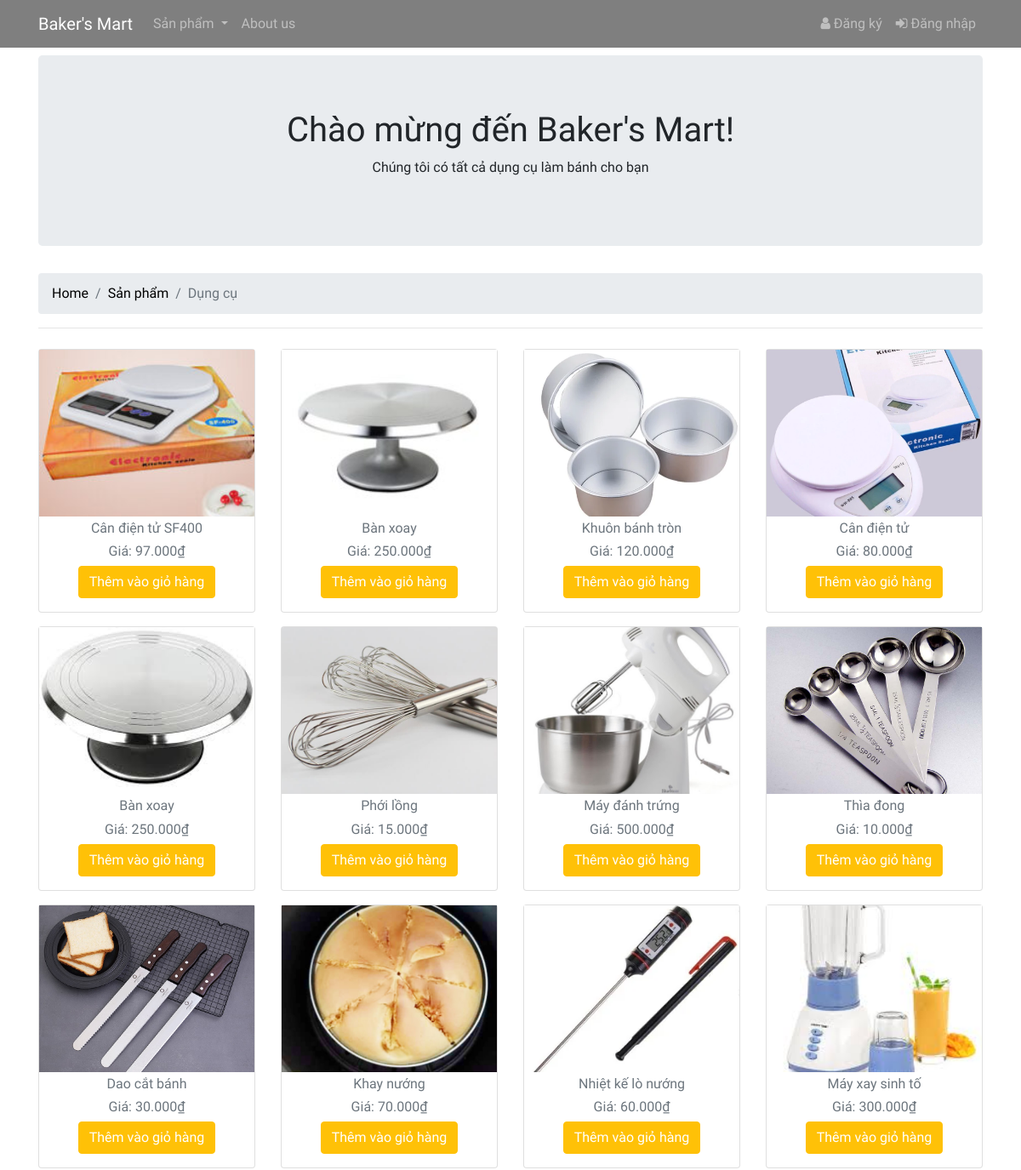
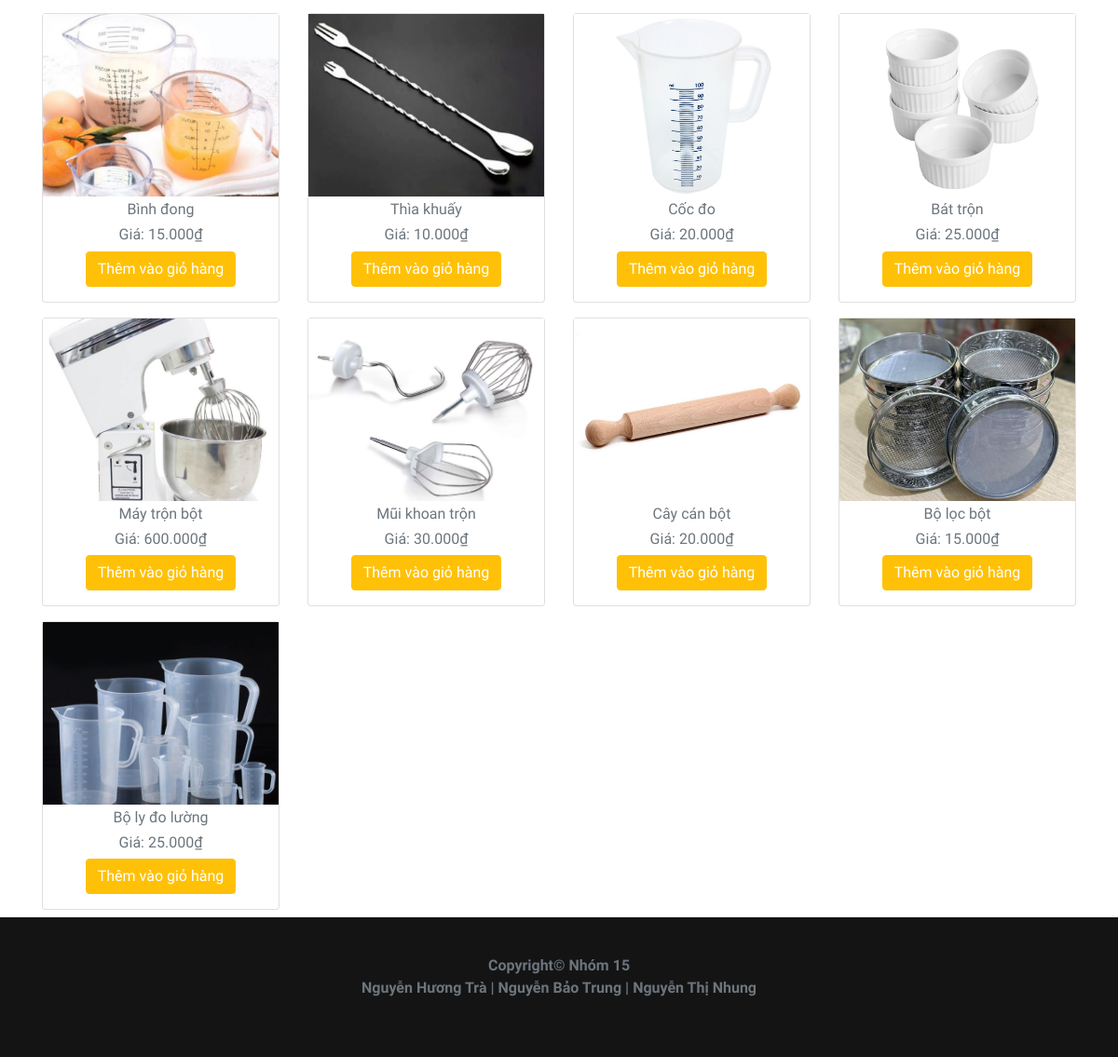
The app's page /category-tool.php with its own data (2 pictures, top to bottom).
### tables this page shows
CREATE TABLE `products` (
  `id` int(11) NOT NULL,
  `name` varchar(30) DEFAULT NULL,
  `motasanpham` varchar(500) NOT NULL,
  `soluong` int(5) NOT NULL,
  `price` int(20) NOT NULL,
  `image` varchar(255) NOT NULL,
  `brand` varchar(50) NOT NULL
);

### category-tool.php (the view, shortened to what this page needs)
<?php
require("includes/common.php");
$category = isset($_GET['category']) ? $_GET['category'] : '';
$query = "SELECT DISTINCT brand, id, name, price, image, motasanpham FROM products WHERE brand = 'dungcu'" . ($category ? " AND category = '$category'" : "");
$result = mysqli_query($con, $query);
?>
<!DOCTYPE html>
<html lang="en">
<head>
    <link rel="stylesheet" href="https://stackpath.bootstrapcdn.com/bootstrap/4.1.3/css/bootstrap.min.css">
    <link href="https://stackpath.bootstrapcdn.com/font-awesome/4.7.0/css/font-awesome.min.css" rel="stylesheet">
    <link rel="stylesheet" href="style.css">
</head>
<body>
<?php
include 'includes/header_menu.php';
include 'includes/check-if-added.php';
?>
<div class="container" style="margin-top:65px">
    <div class="jumbotron text-center">
        <h1>Chào mừng đến Baker's Mart!</h1>
        <p>Chúng tôi có tất cả dụng cụ làm bánh cho bạn</p>
    </div>
    <nav aria-label="breadcrumb">
        <ol class="breadcrumb">
            <li class="breadcrumb-item"><a href="index.php">Home</a></li>
            <li class="breadcrumb-item"><a href="products.php">Sản phẩm</a></li>
            <li class="breadcrumb-item active" aria-current="page">Dụng cụ</li>
        </ol>
    </nav>
    <hr/>
    <div class="row text-center" id="products">
    <?php while ($row = mysqli_fetch_assoc($result)) { ?>
        <div class="col-md-3 col-6 py-2">
            <div class="card">
                <img src="images/<?php echo $row['image']; ?>" alt="" class="img-fluid product-image pb-1"
                    data-toggle="modal"
                    data-target="#productModal"
                    data-name="<?php echo $row['name']; ?>"
                    data-price="<?php echo number_format($row['price'], 0, ',', '.'); ?>₫"
                    data-description="<?php echo $row['motasanpham']; ?>"
                    data-image="images/<?php echo $row['image']; ?>">
                <div class="figure-caption">
                    <h6><?php echo $row['name']; ?></h6>
                    <h6>Giá: <?php echo number_format($row['price'], 0, ',', '.'); ?>₫</h6>
                    <?php if (!isset($_SESSION['email'])) { ?>
                        <p><a href="index.php#login" role="button" class="btn btn-warning text-white">Thêm vào giỏ hàng</a></p>
                    <?php } else {
                        if (check_if_added_to_cart($row['id'])) {
                            echo '<p><a href="#" class="btn btn-warning text-white" disabled>Added to cart</a></p>';
                        } else { ?>
                            <p><a href="cart-add.php?id=<?php echo $row['id']; ?>" class="btn btn-warning text-white">Thêm vào giỏ hàng</a></p>
                        <?php }
                    } ?>
                </div>
            </div>
        </div>
    <?php } ?>
</div>
</div>
 <?php include 'includes/footer.php' ?>
</body>
</html>

### style.css (style rules this page uses)
html { position: relative; min-height: 100%; }
body { overflow-x:hidden; max-width: 100%; margin:0; margin-bottom: 150px; }
body, h1, h2, h3, h4, h5, h6 { font-family: 'Andika'; }
.container a { color:black; }

### category-tool.php (style rules this page uses)
.product-image { height: 200px; object-fit: cover; width: 100%; }

### records on screen
products: image (picture), name "Cân điện tử SF400", price "97.000"
products: image (picture), name "Bàn xoay", price "250.000"
products: image (picture), name "Khuôn bánh tròn", price "120.000"
products: image (picture), name "Cân điện tử", price "80.000"
products: image (picture), name "Bàn xoay", price "250.000"
products: image (picture), name "Phới lồng", price "15.000"
products: image (picture), name "Máy đánh trứng", price "500.000"
products: image (picture), name "Thìa đong", price "10.000"
products: image (picture), name "Dao cắt bánh", price "30.000"
products: image (picture), name "Khay nướng", price "70.000"
products: image (picture), name "Nhiệt kế lò nướng", price "60.000"
products: image (picture), name "Máy xay sinh tố", price "300.000"
products: image (picture), name "Bình đong", price "15.000"
products: image (picture), name "Thìa khuấy", price "10.000"
products: image (picture), name "Cốc đo", price "20.000"
products: image (picture), name "Bát trộn", price "25.000"
products: image (picture), name "Máy trộn bột", price "600.000"
products: image (picture), name "Mũi khoan trộn", price "30.000"
products: image (picture), name "Cây cán bột", price "20.000"
products: image (picture), name "Bộ lọc bột", price "15.000"
products: image (picture), name "Bộ ly đo lường", price "25.000"
